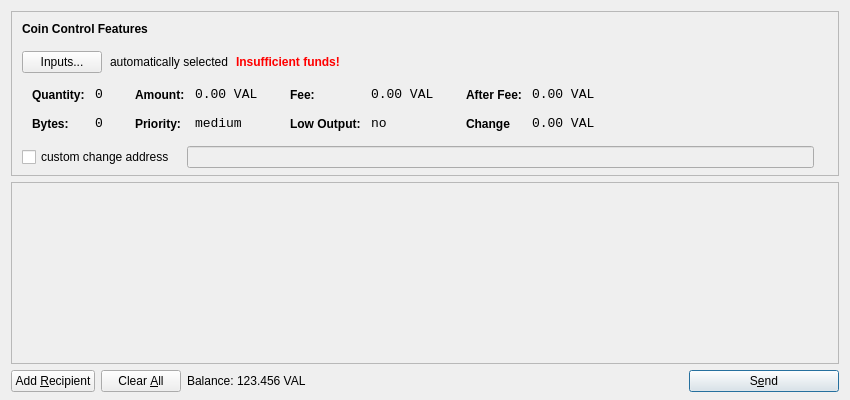
<?xml version="1.0" encoding="UTF-8"?>
<ui version="4.0">
 <class>SendCoinsDialog</class>
 <widget class="QDialog" name="SendCoinsDialog">
  <property name="geometry">
   <rect>
    <x>0</x>
    <y>0</y>
    <width>850</width>
    <height>400</height>
   </rect>
  </property>
  <property name="windowTitle">
   <string>Send Coins</string>
  </property>
  <layout class="QVBoxLayout" name="verticalLayout" stretch="0,1,0">
   <property name="bottomMargin">
    <number>8</number>
   </property>
   <item>
    <widget class="QFrame" name="frameCoinControl">
     <property name="sizePolicy">
      <sizepolicy hsizetype="Expanding" vsizetype="Expanding">
       <horstretch>0</horstretch>
       <verstretch>0</verstretch>
      </sizepolicy>
     </property>
     <property name="maximumSize">
      <size>
       <width>16777215</width>
       <height>16777215</height>
      </size>
     </property>
     <property name="frameShape">
      <enum>QFrame::StyledPanel</enum>
     </property>
     <property name="frameShadow">
      <enum>QFrame::Sunken</enum>
     </property>
     <layout class="QVBoxLayout" name="verticalLayoutCoinControl2">
      <property name="spacing">
       <number>-1</number>
      </property>
      <property name="leftMargin">
       <number>0</number>
      </property>
      <property name="topMargin">
       <number>0</number>
      </property>
      <property name="rightMargin">
       <number>0</number>
      </property>
      <property name="bottomMargin">
       <number>6</number>
      </property>
      <item>
       <layout class="QVBoxLayout" name="verticalLayoutCoinControl" stretch="0,0,0,0,1">
        <property name="spacing">
         <number>0</number>
        </property>
        <property name="leftMargin">
         <number>10</number>
        </property>
        <property name="topMargin">
         <number>10</number>
        </property>
        <item>
         <layout class="QHBoxLayout" name="horizontalLayoutCoinControl1">
          <property name="bottomMargin">
           <number>15</number>
          </property>
          <item>
           <widget class="QLabel" name="labelCoinControlFeatures">
            <property name="sizePolicy">
             <sizepolicy hsizetype="Preferred" vsizetype="Maximum">
              <horstretch>0</horstretch>
              <verstretch>0</verstretch>
             </sizepolicy>
            </property>
            <property name="font">
             <font>
              <weight>75</weight>
              <bold>true</bold>
             </font>
            </property>
            <property name="styleSheet">
             <string notr="true">font-weight:bold;</string>
            </property>
            <property name="text">
             <string>Coin Control Features</string>
            </property>
           </widget>
          </item>
         </layout>
        </item>
        <item>
         <layout class="QHBoxLayout" name="horizontalLayoutCoinControl2" stretch="0,0,0,0">
          <property name="spacing">
           <number>8</number>
          </property>
          <property name="bottomMargin">
           <number>10</number>
          </property>
          <item>
           <widget class="QPushButton" name="pushButtonCoinControl">
            <property name="styleSheet">
             <string notr="true"/>
            </property>
            <property name="text">
             <string>Inputs...</string>
            </property>
           </widget>
          </item>
          <item>
           <widget class="QLabel" name="labelCoinControlAutomaticallySelected">
            <property name="text">
             <string>automatically selected</string>
            </property>
            <property name="margin">
             <number>5</number>
            </property>
           </widget>
          </item>
          <item>
           <widget class="QLabel" name="labelCoinControlInsuffFunds">
            <property name="font">
             <font>
              <weight>75</weight>
              <bold>true</bold>
             </font>
            </property>
            <property name="styleSheet">
             <string notr="true">color:red;font-weight:bold;</string>
            </property>
            <property name="text">
             <string>Insufficient funds!</string>
            </property>
            <property name="margin">
             <number>5</number>
            </property>
           </widget>
          </item>
          <item>
           <spacer name="horizontalSpacerCoinControl">
            <property name="orientation">
             <enum>Qt::Horizontal</enum>
            </property>
            <property name="sizeHint" stdset="0">
             <size>
              <width>40</width>
              <height>1</height>
             </size>
            </property>
           </spacer>
          </item>
         </layout>
        </item>
        <item>
         <widget class="QWidget" name="widgetCoinControl" native="true">
          <property name="sizePolicy">
           <sizepolicy hsizetype="Preferred" vsizetype="Preferred">
            <horstretch>0</horstretch>
            <verstretch>0</verstretch>
           </sizepolicy>
          </property>
          <property name="minimumSize">
           <size>
            <width>0</width>
            <height>0</height>
           </size>
          </property>
          <property name="styleSheet">
           <string notr="true"/>
          </property>
          <layout class="QHBoxLayout" name="horizontalLayoutCoinControl5">
           <property name="margin">
            <number>0</number>
           </property>
           <item>
            <layout class="QHBoxLayout" name="horizontalLayoutCoinControl3" stretch="0,0,0,1">
             <property name="spacing">
              <number>20</number>
             </property>
             <property name="topMargin">
              <number>0</number>
             </property>
             <property name="bottomMargin">
              <number>10</number>
             </property>
             <item>
              <layout class="QFormLayout" name="formLayoutCoinControl1">
               <property name="horizontalSpacing">
                <number>10</number>
               </property>
               <property name="verticalSpacing">
                <number>14</number>
               </property>
               <property name="leftMargin">
                <number>10</number>
               </property>
               <property name="topMargin">
                <number>4</number>
               </property>
               <property name="rightMargin">
                <number>6</number>
               </property>
               <item row="0" column="0">
                <widget class="QLabel" name="labelCoinControlQuantityText">
                 <property name="styleSheet">
                  <string notr="true">font-weight:bold;</string>
                 </property>
                 <property name="text">
                  <string>Quantity:</string>
                 </property>
                 <property name="margin">
                  <number>0</number>
                 </property>
                </widget>
               </item>
               <item row="0" column="1">
                <widget class="QLabel" name="labelCoinControlQuantity">
                 <property name="font">
                  <font>
                   <family>Monospace</family>
                   <pointsize>10</pointsize>
                  </font>
                 </property>
                 <property name="cursor">
                  <cursorShape>IBeamCursor</cursorShape>
                 </property>
                 <property name="contextMenuPolicy">
                  <enum>Qt::ActionsContextMenu</enum>
                 </property>
                 <property name="text">
                  <string>0</string>
                 </property>
                 <property name="margin">
                  <number>0</number>
                 </property>
                 <property name="textInteractionFlags">
                  <set>Qt::LinksAccessibleByMouse|Qt::TextSelectableByKeyboard|Qt::TextSelectableByMouse</set>
                 </property>
                </widget>
               </item>
               <item row="1" column="0">
                <widget class="QLabel" name="labelCoinControlBytesText">
                 <property name="styleSheet">
                  <string notr="true">font-weight:bold;</string>
                 </property>
                 <property name="text">
                  <string>Bytes:</string>
                 </property>
                </widget>
               </item>
               <item row="1" column="1">
                <widget class="QLabel" name="labelCoinControlBytes">
                 <property name="font">
                  <font>
                   <family>Monospace</family>
                   <pointsize>10</pointsize>
                  </font>
                 </property>
                 <property name="cursor">
                  <cursorShape>IBeamCursor</cursorShape>
                 </property>
                 <property name="contextMenuPolicy">
                  <enum>Qt::ActionsContextMenu</enum>
                 </property>
                 <property name="text">
                  <string>0</string>
                 </property>
                 <property name="textInteractionFlags">
                  <set>Qt::LinksAccessibleByMouse|Qt::TextSelectableByKeyboard|Qt::TextSelectableByMouse</set>
                 </property>
                </widget>
               </item>
              </layout>
             </item>
             <item>
              <layout class="QFormLayout" name="formLayoutCoinControl2">
               <property name="horizontalSpacing">
                <number>10</number>
               </property>
               <property name="verticalSpacing">
                <number>14</number>
               </property>
               <property name="leftMargin">
                <number>6</number>
               </property>
               <property name="topMargin">
                <number>4</number>
               </property>
               <property name="rightMargin">
                <number>6</number>
               </property>
               <item row="0" column="0">
                <widget class="QLabel" name="labelCoinControlAmountText">
                 <property name="styleSheet">
                  <string notr="true">font-weight:bold;</string>
                 </property>
                 <property name="text">
                  <string>Amount:</string>
                 </property>
                 <property name="margin">
                  <number>0</number>
                 </property>
                </widget>
               </item>
               <item row="0" column="1">
                <widget class="QLabel" name="labelCoinControlAmount">
                 <property name="font">
                  <font>
                   <family>Monospace</family>
                   <pointsize>10</pointsize>
                  </font>
                 </property>
                 <property name="cursor">
                  <cursorShape>IBeamCursor</cursorShape>
                 </property>
                 <property name="contextMenuPolicy">
                  <enum>Qt::ActionsContextMenu</enum>
                 </property>
                 <property name="text">
                  <string>0.00 VAL</string>
                 </property>
                 <property name="textInteractionFlags">
                  <set>Qt::LinksAccessibleByMouse|Qt::TextSelectableByKeyboard|Qt::TextSelectableByMouse</set>
                 </property>
                </widget>
               </item>
               <item row="1" column="0">
                <widget class="QLabel" name="labelCoinControlPriorityText">
                 <property name="styleSheet">
                  <string notr="true">font-weight:bold;</string>
                 </property>
                 <property name="text">
                  <string>Priority:</string>
                 </property>
                </widget>
               </item>
               <item row="1" column="1">
                <widget class="QLabel" name="labelCoinControlPriority">
                 <property name="font">
                  <font>
                   <family>Monospace</family>
                   <pointsize>10</pointsize>
                  </font>
                 </property>
                 <property name="cursor">
                  <cursorShape>IBeamCursor</cursorShape>
                 </property>
                 <property name="contextMenuPolicy">
                  <enum>Qt::ActionsContextMenu</enum>
                 </property>
                 <property name="text">
                  <string>medium</string>
                 </property>
                 <property name="textInteractionFlags">
                  <set>Qt::LinksAccessibleByMouse|Qt::TextSelectableByKeyboard|Qt::TextSelectableByMouse</set>
                 </property>
                </widget>
               </item>
              </layout>
             </item>
             <item>
              <layout class="QFormLayout" name="formLayoutCoinControl3">
               <property name="horizontalSpacing">
                <number>10</number>
               </property>
               <property name="verticalSpacing">
                <number>14</number>
               </property>
               <property name="leftMargin">
                <number>6</number>
               </property>
               <property name="topMargin">
                <number>4</number>
               </property>
               <property name="rightMargin">
                <number>6</number>
               </property>
               <item row="0" column="0">
                <widget class="QLabel" name="labelCoinControlFeeText">
                 <property name="styleSheet">
                  <string notr="true">font-weight:bold;</string>
                 </property>
                 <property name="text">
                  <string>Fee:</string>
                 </property>
                 <property name="margin">
                  <number>0</number>
                 </property>
                </widget>
               </item>
               <item row="0" column="1">
                <widget class="QLabel" name="labelCoinControlFee">
                 <property name="font">
                  <font>
                   <family>Monospace</family>
                   <pointsize>10</pointsize>
                  </font>
                 </property>
                 <property name="cursor">
                  <cursorShape>IBeamCursor</cursorShape>
                 </property>
                 <property name="contextMenuPolicy">
                  <enum>Qt::ActionsContextMenu</enum>
                 </property>
                 <property name="text">
                  <string>0.00 VAL</string>
                 </property>
                 <property name="textInteractionFlags">
                  <set>Qt::LinksAccessibleByMouse|Qt::TextSelectableByKeyboard|Qt::TextSelectableByMouse</set>
                 </property>
                </widget>
               </item>
               <item row="1" column="0">
                <widget class="QLabel" name="labelCoinControlLowOutputText">
                 <property name="styleSheet">
                  <string notr="true">font-weight:bold;</string>
                 </property>
                 <property name="text">
                  <string>Low Output:</string>
                 </property>
                </widget>
               </item>
               <item row="1" column="1">
                <widget class="QLabel" name="labelCoinControlLowOutput">
                 <property name="font">
                  <font>
                   <family>Monospace</family>
                   <pointsize>10</pointsize>
                  </font>
                 </property>
                 <property name="cursor">
                  <cursorShape>IBeamCursor</cursorShape>
                 </property>
                 <property name="contextMenuPolicy">
                  <enum>Qt::ActionsContextMenu</enum>
                 </property>
                 <property name="text">
                  <string>no</string>
                 </property>
                 <property name="textInteractionFlags">
                  <set>Qt::LinksAccessibleByMouse|Qt::TextSelectableByKeyboard|Qt::TextSelectableByMouse</set>
                 </property>
                </widget>
               </item>
              </layout>
             </item>
             <item>
              <layout class="QFormLayout" name="formLayoutCoinControl4">
               <property name="horizontalSpacing">
                <number>10</number>
               </property>
               <property name="verticalSpacing">
                <number>14</number>
               </property>
               <property name="leftMargin">
                <number>6</number>
               </property>
               <property name="topMargin">
                <number>4</number>
               </property>
               <property name="rightMargin">
                <number>6</number>
               </property>
               <item row="0" column="0">
                <widget class="QLabel" name="labelCoinControlAfterFeeText">
                 <property name="styleSheet">
                  <string notr="true">font-weight:bold;</string>
                 </property>
                 <property name="text">
                  <string>After Fee:</string>
                 </property>
                 <property name="margin">
                  <number>0</number>
                 </property>
                </widget>
               </item>
               <item row="0" column="1">
                <widget class="QLabel" name="labelCoinControlAfterFee">
                 <property name="font">
                  <font>
                   <family>Monospace</family>
                   <pointsize>10</pointsize>
                  </font>
                 </property>
                 <property name="cursor">
                  <cursorShape>IBeamCursor</cursorShape>
                 </property>
                 <property name="contextMenuPolicy">
                  <enum>Qt::ActionsContextMenu</enum>
                 </property>
                 <property name="text">
                  <string>0.00 VAL</string>
                 </property>
                 <property name="textInteractionFlags">
                  <set>Qt::LinksAccessibleByMouse|Qt::TextSelectableByKeyboard|Qt::TextSelectableByMouse</set>
                 </property>
                </widget>
               </item>
               <item row="1" column="0">
                <widget class="QLabel" name="labelCoinControlChangeText">
                 <property name="styleSheet">
                  <string notr="true">font-weight:bold;</string>
                 </property>
                 <property name="text">
                  <string>Change</string>
                 </property>
                </widget>
               </item>
               <item row="1" column="1">
                <widget class="QLabel" name="labelCoinControlChange">
                 <property name="font">
                  <font>
                   <family>Monospace</family>
                   <pointsize>10</pointsize>
                  </font>
                 </property>
                 <property name="cursor">
                  <cursorShape>IBeamCursor</cursorShape>
                 </property>
                 <property name="contextMenuPolicy">
                  <enum>Qt::ActionsContextMenu</enum>
                 </property>
                 <property name="text">
                  <string>0.00 VAL</string>
                 </property>
                 <property name="textInteractionFlags">
                  <set>Qt::LinksAccessibleByMouse|Qt::TextSelectableByKeyboard|Qt::TextSelectableByMouse</set>
                 </property>
                </widget>
               </item>
              </layout>
             </item>
            </layout>
           </item>
          </layout>
         </widget>
        </item>
        <item>
         <layout class="QHBoxLayout" name="horizontalLayoutCoinControl4" stretch="0,0,0">
          <property name="spacing">
           <number>12</number>
          </property>
          <property name="sizeConstraint">
           <enum>QLayout::SetDefaultConstraint</enum>
          </property>
          <property name="topMargin">
           <number>5</number>
          </property>
          <property name="rightMargin">
           <number>5</number>
          </property>
          <item>
           <widget class="QCheckBox" name="checkBoxCoinControlChange">
            <property name="text">
             <string>custom change address</string>
            </property>
           </widget>
          </item>
          <item>
           <widget class="QLineEdit" name="lineEditCoinControlChange">
            <property name="enabled">
             <bool>false</bool>
            </property>
            <property name="sizePolicy">
             <sizepolicy hsizetype="Expanding" vsizetype="Fixed">
              <horstretch>0</horstretch>
              <verstretch>0</verstretch>
             </sizepolicy>
            </property>
           </widget>
          </item>
          <item>
           <widget class="QLabel" name="labelCoinControlChangeLabel">
            <property name="sizePolicy">
             <sizepolicy hsizetype="Preferred" vsizetype="Expanding">
              <horstretch>0</horstretch>
              <verstretch>0</verstretch>
             </sizepolicy>
            </property>
            <property name="minimumSize">
             <size>
              <width>0</width>
              <height>0</height>
             </size>
            </property>
            <property name="text">
             <string/>
            </property>
            <property name="margin">
             <number>3</number>
            </property>
           </widget>
          </item>
         </layout>
        </item>
        <item>
         <spacer name="verticalSpacerCoinControl">
          <property name="orientation">
           <enum>Qt::Vertical</enum>
          </property>
          <property name="sizeHint" stdset="0">
           <size>
            <width>800</width>
            <height>1</height>
           </size>
          </property>
         </spacer>
        </item>
       </layout>
      </item>
     </layout>
    </widget>
   </item>
   <item>
    <widget class="QScrollArea" name="scrollArea">
     <property name="widgetResizable">
      <bool>true</bool>
     </property>
     <widget class="QWidget" name="scrollAreaWidgetContents">
      <property name="geometry">
       <rect>
        <x>0</x>
        <y>0</y>
        <width>830</width>
        <height>165</height>
       </rect>
      </property>
      <layout class="QVBoxLayout" name="verticalLayout_2">
       <property name="margin">
        <number>0</number>
       </property>
       <item>
        <layout class="QVBoxLayout" name="entries">
         <property name="spacing">
          <number>6</number>
         </property>
        </layout>
       </item>
       <item>
        <spacer name="verticalSpacer">
         <property name="orientation">
          <enum>Qt::Vertical</enum>
         </property>
         <property name="sizeHint" stdset="0">
          <size>
           <width>20</width>
           <height>40</height>
          </size>
         </property>
        </spacer>
       </item>
      </layout>
     </widget>
    </widget>
   </item>
   <item>
    <layout class="QHBoxLayout" name="horizontalLayout">
     <item>
      <widget class="QPushButton" name="addButton">
       <property name="toolTip">
        <string>Send to multiple recipients at once</string>
       </property>
       <property name="text">
        <string>Add &amp;Recipient</string>
       </property>
       <property name="autoDefault">
        <bool>false</bool>
       </property>
      </widget>
     </item>
     <item>
      <widget class="QPushButton" name="clearButton">
       <property name="sizePolicy">
        <sizepolicy hsizetype="Minimum" vsizetype="Fixed">
         <horstretch>0</horstretch>
         <verstretch>0</verstretch>
        </sizepolicy>
       </property>
       <property name="toolTip">
        <string>Remove all transaction fields</string>
       </property>
       <property name="text">
        <string>Clear &amp;All</string>
       </property>
       <property name="autoRepeatDelay">
        <number>300</number>
       </property>
       <property name="autoDefault">
        <bool>false</bool>
       </property>
      </widget>
     </item>
     <item>
      <layout class="QHBoxLayout" name="horizontalLayout_2">
       <property name="spacing">
        <number>3</number>
       </property>
       <item>
        <widget class="QLabel" name="label">
         <property name="sizePolicy">
          <sizepolicy hsizetype="Preferred" vsizetype="Fixed">
           <horstretch>0</horstretch>
           <verstretch>0</verstretch>
          </sizepolicy>
         </property>
         <property name="text">
          <string>Balance:</string>
         </property>
        </widget>
       </item>
       <item>
        <widget class="QLabel" name="labelBalance">
         <property name="sizePolicy">
          <sizepolicy hsizetype="Preferred" vsizetype="Fixed">
           <horstretch>0</horstretch>
           <verstretch>0</verstretch>
          </sizepolicy>
         </property>
         <property name="cursor">
          <cursorShape>IBeamCursor</cursorShape>
         </property>
         <property name="text">
          <string>123.456 VAL</string>
         </property>
         <property name="textInteractionFlags">
          <set>Qt::LinksAccessibleByMouse|Qt::TextSelectableByKeyboard|Qt::TextSelectableByMouse</set>
         </property>
        </widget>
       </item>
      </layout>
     </item>
     <item>
      <spacer name="horizontalSpacer">
       <property name="orientation">
        <enum>Qt::Horizontal</enum>
       </property>
       <property name="sizeHint" stdset="0">
        <size>
         <width>40</width>
         <height>20</height>
        </size>
       </property>
      </spacer>
     </item>
     <item>
      <widget class="QPushButton" name="sendButton">
       <property name="minimumSize">
        <size>
         <width>150</width>
         <height>0</height>
        </size>
       </property>
       <property name="toolTip">
        <string>Confirm the send action</string>
       </property>
       <property name="text">
        <string>S&amp;end</string>
       </property>
       <property name="icon">
        <iconset resource="../bitcoin.qrc">
         <normaloff>:/icons/send</normaloff>:/icons/send</iconset>
       </property>
       <property name="default">
        <bool>true</bool>
       </property>
      </widget>
     </item>
    </layout>
   </item>
  </layout>
 </widget>
 <resources>
  <include location="../bitcoin.qrc"/>
 </resources>
 <connections/>
</ui>
